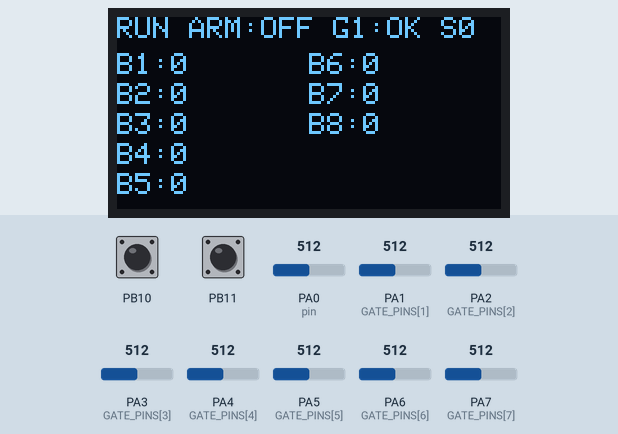
Recording of a program running on a simulated STM32 Blue Pill. On the bench: 128×64 one-colour display. The inputs (shaded band) are chosen by the test bench; at power-on: PA0 (pin) = 512, PB10 HIGH, PA1 (GATE_PINS[1]) = 512, PA2 (GATE_PINS[2]) = 512, PA3 (GATE_PINS[3]) = 512, PA4 (GATE_PINS[4]) = 512, PA5 (GATE_PINS[5]) = 512, PA6 (GATE_PINS[6]) = 512, PA7 (GATE_PINS[7]) = 512, PB11 HIGH. EEPROM starts erased.

Above: at 1.4 s.
1.5 s: PA0 (pin) set to 487
3.0 s: PA0 (pin) set to 463
4.5 s: PB10 pulled LOW for 0.15 s
At 6.1 s:
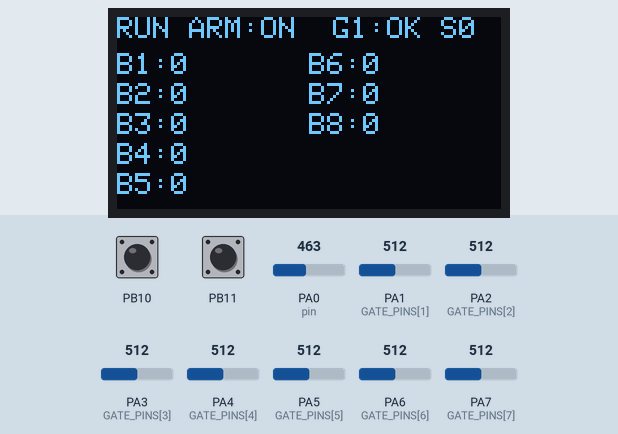
6.6 s: PA0 (pin) set to 610
At 9.2 s:
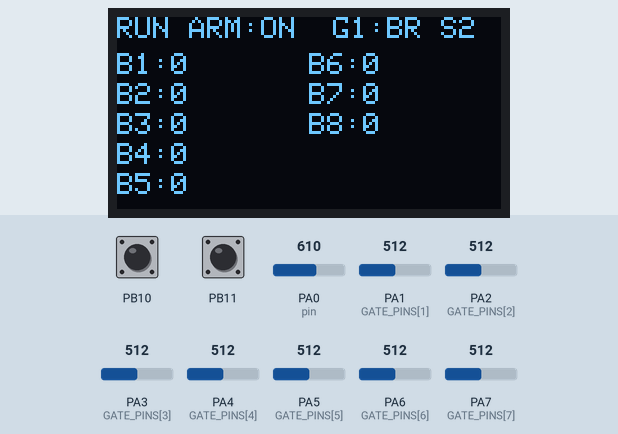
9.6 s: PB10 pulled LOW for 1 s
At 10.5 s:
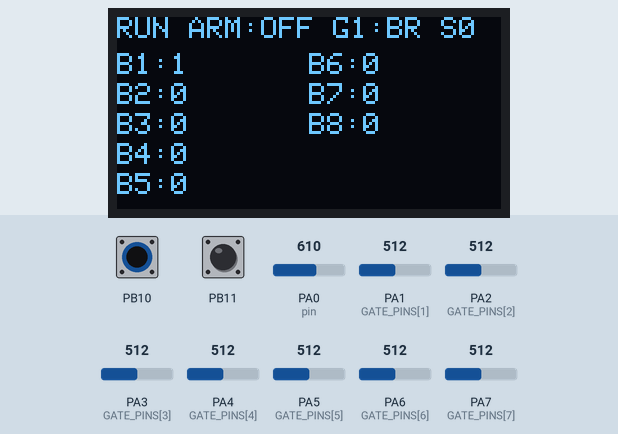
12.1 s: PB10 pulled LOW for 0.15 s
At 12.6 s:
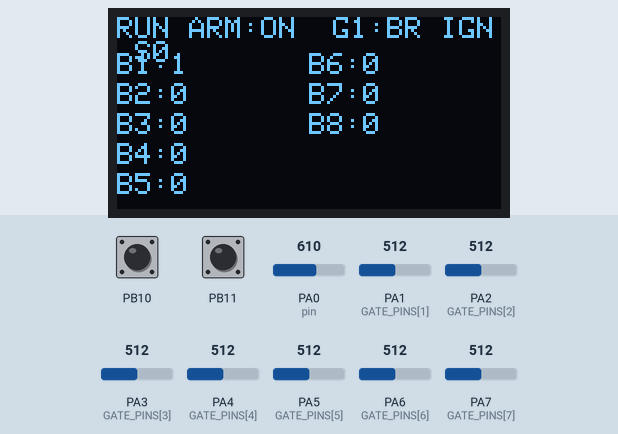
Timing chart, 0 to 15.1 s (numbered marks = the images above; inputs shaded):
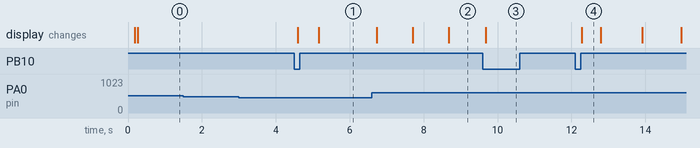

The program:

main.cpp
```cpp
#include <Arduino.h>
#include "config.h"
#include "Buzzer.h"
#include "UiOled.h"
#include "Storage.h"
#include "Gate.h"

// ------------------------------------------------------------
// Global
// ------------------------------------------------------------
static uint32_t gateCounts[GATE_COUNT] = {0};

static Buzzer  buzzer;
static UiOled  ui;
static Storage storage;

static AppMode mode = AppMode::Run;
static uint8_t selectedGate = 0; // 0..GATE_COUNT-1

static Gate gates[GATE_COUNT];

// ------------------------------------------------------------
// Debounce button (INPUT_PULLUP, active LOW)
// ------------------------------------------------------------
struct DebouncedButton {
  uint8_t pin = 0;
  uint8_t stable = HIGH;
  uint8_t last = HIGH;
  uint32_t lastChange = 0;

  void begin(uint8_t p) {
    pin = p;
    pinMode(pin, INPUT_PULLUP);
    stable = digitalRead(pin);
    last = stable;
    lastChange = millis();
  }

  uint8_t readStable(uint32_t now, uint32_t debounceMs = 25) {
    uint8_t r = digitalRead(pin);
    if (r != last) { last = r; lastChange = now; }
    if (now - lastChange > debounceMs) stable = last;
    return stable;
  }

  bool isPressed(uint32_t now) { return readStable(now) == LOW; }
};

static DebouncedButton btn1;
static DebouncedButton btn2;

// ------------------------------------------------------------
// Press-sequence tracker (counts PRESS events inside window)
// ------------------------------------------------------------
struct PressTracker {
  uint32_t windowStart = 0;
  uint32_t lastPressMs = 0;
  uint8_t  count = 0;

  bool lastPressed = false;

  bool updatePress(bool pressed, uint32_t nowMs) {
    bool pressEdge = (pressed && !lastPressed);
    lastPressed = pressed;
    if (!pressEdge) return false;

    if (count == 0) windowStart = nowMs;
    count++;
    lastPressMs = nowMs;
    return true;
  }

  uint8_t finalizeIfReady(uint32_t nowMs, uint32_t windowMs, uint32_t gapEndMs) {
    if (count == 0) return 0;

    bool windowExpired = (nowMs - windowStart) > windowMs;
    bool gapExpired    = (nowMs - lastPressMs) > gapEndMs;

    if (windowExpired || gapExpired) {
      uint8_t out = count;
      count = 0;
      windowStart = 0;
      lastPressMs = 0;
      return out;
    }
    return 0;
  }
};

static PressTracker btn1Seq;
static PressTracker btn2Seq;

// ------------------------------------------------------------
// DIAG metrics (per selected gate) based on getStrength()
// ------------------------------------------------------------
static int16_t metNow = 0;
static int16_t metPeak = 0;
static uint32_t peakUntil = 0;

static int16_t metMin = 32767;
static int16_t metMax = -32768;
static uint32_t noiseWindowStart = 0;

static void resetDiagMetrics(uint32_t nowMs) {
  metNow = 0;
  metPeak = 0;
  peakUntil = nowMs;

  metMin = 32767;
  metMax = -32768;
  noiseWindowStart = nowMs;
}

static void updateDiagMetrics(int16_t v, uint32_t nowMs) {
  metNow = v;

  // peak hold 1500 ms
  if (v > metPeak || nowMs > peakUntil) {
    metPeak = v;
    peakUntil = nowMs + 1500;
  }

  // noise okno 600 ms
  if (noiseWindowStart == 0) noiseWindowStart = nowMs;
  if (v < metMin) metMin = v;
  if (v > metMax) metMax = v;

  if ((nowMs - noiseWindowStart) >= 600) {
    noiseWindowStart = nowMs;
    metMin = v;
    metMax = v;
  }
}

static int16_t getNoise() {
  int32_t n = (int32_t)metMax - (int32_t)metMin;
  if (n < 0) n = 0;
  if (n > 32767) n = 32767;
  return (int16_t)n;
}

// ------------------------------------------------------------
// Helpers: mode toggle + signature sounds
// ------------------------------------------------------------
static void enterDiag() {
  uint32_t now = millis();
  mode = AppMode::Diag;
  selectedGate = 0;
  resetDiagMetrics(now);

  // 3 krátké (spec)
  buzzer.beepMs(2400, 60); delay(35);
  buzzer.beepMs(2400, 60); delay(35);
  buzzer.beepMs(2400, 60);
}

static void enterRun() {
  mode = AppMode::Run;
  buzzer.beepMs(1800, 240); // 1 dlouhé (spec)
}

static void toggleMode() {
  if (mode == AppMode::Run) enterDiag();
  else enterRun();
}

// ------------------------------------------------------------
// Setup
// ------------------------------------------------------------
void setup() {
  for (uint8_t i = 0; i < GATE_COUNT; i++) pinMode(GATE_PINS[i], INPUT_ANALOG);

  btn1.begin(BTN1_PIN);
  btn2.begin(BTN2_PIN);

  buzzer.begin(PZ_A, PZ_B);

  // Boot beep 2x (ověření)
  buzzer.beepMs(2000, 60); delay(60);
  buzzer.beepMs(2000, 60);

  storage.begin();
  storage.loadCounts(gateCounts, GATE_COUNT);

  ui.begin();

  for (uint8_t i = 0; i < GATE_COUNT; i++) gates[i].begin(GATE_PINS[i]);
}

// ------------------------------------------------------------
// RUN state per gate
// ------------------------------------------------------------
struct GateRunState {
  bool interrupted = false;
  uint32_t sinceMs = 0;
  bool counted = false;
};
static GateRunState runState[GATE_COUNT];

static void resetRunStates() {
  for (uint8_t i = 0; i < GATE_COUNT; i++) {
    runState[i].interrupted = false;
    runState[i].sinceMs = 0;
    runState[i].counted = false;
  }
}

// ------------------------------------------------------------
// Loop
// ------------------------------------------------------------
void loop() {
  uint32_t now = millis();

  // --- buttons stable ---
  bool b1 = btn1.isPressed(now);
  bool b2 = btn2.isPressed(now);

  // --- sequence counts ---
  btn1Seq.updatePress(b1, now);
  btn2Seq.updatePress(b2, now);

  // BTN1: 10x press => toggle RUN/DIAG
  uint8_t b1Done = btn1Seq.finalizeIfReady(now, DIAG_WINDOW_MS, TOGGLE_GAP_END_MS);
  if (b1Done >= DIAG_TOGGLES) toggleMode();

  // BTN2: in DIAG => 1x next gate, 3x setIdle(selected)
  if (mode == AppMode::Diag) {
    uint8_t b2Done = btn2Seq.finalizeIfReady(now, RESET_WINDOW_MS, TOGGLE_GAP_END_MS);
    if (b2Done == 1) {
      selectedGate = (uint8_t)((selectedGate + 1) % GATE_COUNT);
      buzzer.click();
      resetDiagMetrics(now);
    } else if (b2Done == 3) {
      gates[selectedGate].setIdle();
      resetDiagMetrics(now);
      buzzer.beepMs(2000, 70); delay(60);
      buzzer.beepMs(2000, 70);
    }
  }

  // BTN2: long press in RUN => reset counts
  static bool b2WasPressed = false;
  static uint32_t b2PressSince = 0;
  static bool b2LongDone = false;

  if (b2 && !b2WasPressed) { b2WasPressed = true; b2PressSince = now; b2LongDone = false; }
  else if (!b2 && b2WasPressed) { b2WasPressed = false; b2PressSince = 0; b2LongDone = false; }

  if (mode == AppMode::Run && b2WasPressed && !b2LongDone && (now - b2PressSince) >= BTN2_HOLD_RESET_MS) {
    b2LongDone = true;
    for (uint8_t i = 0; i < GATE_COUNT; i++) gateCounts[i] = 0;
    storage.saveCountsIfNeeded(gateCounts, GATE_COUNT, true);

    buzzer.beepMs(2000, 80); delay(80);
    buzzer.beepMs(2000, 80); delay(80);
    buzzer.beepMs(2000, 80);
  }

  // BTN1 short press => toggle ARM in RUN
  static bool armed = false;
  static bool b1WasPressed = false;
  static uint32_t ignoreUntil = 0;

  if (mode == AppMode::Run) {
    if (b1 && !b1WasPressed) {
      b1WasPressed = true;
      armed = !armed;

      if (armed) { ignoreUntil = now + ARM_IGNORE_MS; buzzer.click(); } // ARM ON = klik
      else { buzzer.off(); resetRunStates(); }                         // ARM OFF = ticho
    } else if (!b1 && b1WasPressed) b1WasPressed = false;
  } else {
    armed = false;
    b1WasPressed = b1;
  }

  // Update gates
  for (uint8_t i = 0; i < GATE_COUNT; i++) gates[i].update();

  // DIAG: selected gate meter + geiger
  if (mode == AppMode::Diag) {
    int16_t strength = gates[selectedGate].getStrength();
    updateDiagMetrics(strength, now);

    // zvuk DIAG nechávám na strength (zatím), spec percent doděláme později
    buzzer.tickDiagMeter(now, strength);

    UiState s;
    s.mode = AppMode::Diag;
    s.selectedGate = selectedGate;
    s.diff = metNow;
    s.diffPeak = metPeak;
    s.noise = getNoise();

    static uint32_t lastDraw = 0;
    if (now - lastDraw >= 120) { lastDraw = now; ui.draw(s, gateCounts, GATE_COUNT); }
    return;
  }

  // RUN: evaluate all gates, pick worst stage
  UiState s;
  s.mode = AppMode::Run;
  s.armed = armed;

  bool inIgnore = (armed && now < ignoreUntil);
  s.inIgnore = inIgnore;

  if (!armed || inIgnore) {
    buzzer.off();
    s.gate1Signal = !gates[0].isBroken(RUN_THR);
    s.stage = 0;
    s.interruptedMs = 0;

    static uint32_t lastDraw = 0;
    if (now - lastDraw >= 120) { lastDraw = now; ui.draw(s, gateCounts, GATE_COUNT); }
    delay(6);
    return;
  }

  uint8_t worstStage = 0;
  uint32_t longestInterruptedMs = 0;

  for (uint8_t i = 0; i < GATE_COUNT; i++) {
    bool broken = gates[i].isBroken(RUN_THR);

    if (broken) {
      if (!runState[i].interrupted) {
        runState[i].interrupted = true;
        runState[i].sinceMs = now;
        runState[i].counted = false;
      }
    } else {
      runState[i].interrupted = false;
      runState[i].counted = false;
      runState[i].sinceMs = 0;
    }

    if (runState[i].interrupted) {
      uint32_t ms = now - runState[i].sinceMs;
      if (ms > longestInterruptedMs) longestInterruptedMs = ms;

      uint8_t stage = 0;
      // SPEC: 0..1s ticho, 1..2s rychlé pípání, 2..3s táhlý tón, 3s+ alarm
      if      (ms < STAGE1_MS) stage = 0;
      else if (ms < STAGE2_MS) stage = 1;
      else if (ms < STAGE3_MS) stage = 2;
      else                     stage = 3;

      if (stage > worstStage) worstStage = stage;

      if (!runState[i].counted && ms >= COUNT_AT_MS) {
        gateCounts[i]++;
        runState[i].counted = true;
      }
    }
  }

  SoundMode sm = SoundMode::Off;
  // Mapujeme na existující režimy Buzzeru:
  //  - spec stage1 (1..2s) = rychlé pípání => GateInterruptedStage3
  //  - spec stage2 (2..3s) = táhlý tón     => GateInterruptedStage1
  //  - spec stage3 (3s+)   = siréna        => GateInterruptedSiren
  switch (worstStage) {
    default: sm = SoundMode::Off; break;
    case 0:  sm = SoundMode::Off; break;
    case 1:  sm = SoundMode::GateInterruptedStage3; break;
    case 2:  sm = SoundMode::GateInterruptedStage1; break;
    case 3:  sm = SoundMode::GateInterruptedSiren;  break;
  }

  // UI má jen gate1Signal => mapuju na B1
  s.gate1Signal = !gates[0].isBroken(RUN_THR);
  s.stage = worstStage;
  s.interruptedMs = longestInterruptedMs;

  buzzer.tick(sm, now);
  storage.saveCountsIfNeeded(gateCounts, GATE_COUNT, false);

  static uint32_t lastDraw = 0;
  if (now - lastDraw >= 120) { lastDraw = now; ui.draw(s, gateCounts, GATE_COUNT); }
}
```

Buzzer.cpp
```cpp
#include "Buzzer.h"
#include "config.h"

void Buzzer::begin(uint8_t pinA, uint8_t pinB) {
  _a = pinA; _b = pinB;
  pinMode(_a, OUTPUT);
  pinMode(_b, OUTPUT);
  off();
  _nextDiagBeepMs = 0;
}

void Buzzer::off() {
  digitalWrite(_a, LOW);
  digitalWrite(_b, LOW);
}

inline void Buzzer::toneStep(uint32_t halfPeriodUs) {
  digitalWrite(_a, HIGH);
  digitalWrite(_b, LOW);
  delayMicroseconds(halfPeriodUs);
  digitalWrite(_a, LOW);
  digitalWrite(_b, HIGH);
  delayMicroseconds(halfPeriodUs);
}

void Buzzer::toneChunk(uint16_t hz, uint16_t steps) {
  const uint32_t halfPeriodUs = 1000000UL / ((uint32_t)hz * 2UL);
  for (uint16_t i = 0; i < steps; i++) toneStep(halfPeriodUs);
}

void Buzzer::beepMs(uint16_t hz, uint16_t ms) {
  const uint32_t halfPeriodUs = 1000000UL / ((uint32_t)hz * 2UL);
  const uint32_t cycles = (uint32_t)ms * 1000UL / (halfPeriodUs * 2UL);
  for (uint32_t i = 0; i < cycles; i++) toneStep(halfPeriodUs);
  off();
}

void Buzzer::click() {
  beepMs(2400, 25);
}

uint16_t Buzzer::sirenFreq(uint32_t tMs) {
  const uint32_t period = (uint32_t)SIREN_SWEEP_MS * 2UL;
  uint32_t x = tMs % period;
  uint32_t up = (x <= SIREN_SWEEP_MS) ? x : (period - x);
  uint32_t span = (uint32_t)SIREN_HI_HZ - (uint32_t)SIREN_LO_HZ;
  return (uint16_t)((uint32_t)SIREN_LO_HZ + (span * up) / (uint32_t)SIREN_SWEEP_MS);
}

void Buzzer::tick(SoundMode mode, uint32_t nowMs) {
  switch (mode) {
    case SoundMode::Off:
      off();
      break;

    case SoundMode::GateInterruptedStage1:
      toneChunk(TONE_STAGE1_HZ);
      break;

    case SoundMode::GateInterruptedStage2: {
      uint32_t t = nowMs % BEEP1_PERIOD_MS;
      if (t < BEEP1_ON_MS) toneChunk(TONE_STAGE1_HZ);
      else { off(); delay(2); }
    } break;

    case SoundMode::GateInterruptedStage3: {
      uint32_t t = nowMs % BEEP2_PERIOD_MS;
      if (t < BEEP2_ON_MS) toneChunk(TONE_STAGE1_HZ);
      else { off(); delay(2); }
    } break;

    case SoundMode::GateInterruptedSiren:
      toneChunk(sirenFreq(nowMs));
      break;
  }
}

void Buzzer::tickDiagMeter(uint32_t nowMs, int16_t diff) {
  // pod prahem ticho
  if (diff < (int16_t)DELTA_ON) {
    off();
    // aby po návratu nezačal “okamžitě” v divné fázi
    if (_nextDiagBeepMs < nowMs) _nextDiagBeepMs = nowMs;
    return;
  }

  // mapování: diff nad DELTA_ON -> perioda 800..120 ms
  int32_t x = (int32_t)diff - (int32_t)DELTA_ON;
  if (x < 0) x = 0;

  // “perf” hranice: DELTA_ON + DIAG_DIFF_PERF
  int32_t xmax = (int32_t)DIAG_DIFF_PERF;
  if (x > xmax) x = xmax;

  int32_t period = (int32_t)DIAG_PERIOD_SLOW_MS
                 - ( (int32_t)(DIAG_PERIOD_SLOW_MS - DIAG_PERIOD_FAST_MS) * x ) / xmax;

  if (period < (int32_t)DIAG_PERIOD_FAST_MS) period = (int32_t)DIAG_PERIOD_FAST_MS;

  if (nowMs >= _nextDiagBeepMs) {
    beepMs(DIAG_BEEP_HZ, DIAG_BEEP_MS);
    _nextDiagBeepMs = nowMs + (uint32_t)period;
  } else {
    // nic – necháme loop běžet
    off();
  }
}
```

Buzzer.h
```cpp
#pragma once
#include <Arduino.h>

enum class SoundMode : uint8_t {
  Off = 0,
  GateInterruptedStage1,
  GateInterruptedStage2,
  GateInterruptedStage3,
  GateInterruptedSiren,
};

class Buzzer {
public:
  void begin(uint8_t pinA, uint8_t pinB);

  // Jednorázové pípnutí (používej pro boot/confirm)
  void beepMs(uint16_t hz, uint16_t ms);

  // 1x krátké “klik” potvrzení
  void click();

  void off();

  // RUN alarm tick (chunk)
  void tick(SoundMode mode, uint32_t nowMs);

  // DIAG “geiger” tick – pípá rychleji podle diff
  void tickDiagMeter(uint32_t nowMs, int16_t diff);

private:
  uint8_t _a = 255, _b = 255;

  // pro DIAG plánování pípnutí
  uint32_t _nextDiagBeepMs = 0;

  inline void toneStep(uint32_t halfPeriodUs);
  void toneChunk(uint16_t hz, uint16_t steps = 60);
  uint16_t sirenFreq(uint32_t tMs);
};
```

Gate.cpp
```cpp
#include "Gate.h"
#include "config.h"

void Gate::begin(uint8_t adcPin) {
  _pin = adcPin;
  _base = analogRead(_pin);
  _idle = 0;
  _idleSet = false;
  _brokenLatch = false;
}

void Gate::update() {
  uint16_t v = analogRead(_pin);

  // diff: buď v-base, nebo base-v (kvůli zapojení)
#if DIFF_INVERT
  int16_t diffNow = (int16_t)v - (int16_t)_base;
#else
  int16_t diffNow = (int16_t)_base - (int16_t)v;
#endif

  // Hystereze pro "rozbitý" stav
  int16_t absDiff = abs(diffNow);
  if (_brokenLatch) {
    if (absDiff < (int16_t)DELTA_OFF) _brokenLatch = false;
  } else {
    if (absDiff > (int16_t)DELTA_ON) _brokenLatch = true;
  }

  // baseline adaptace:
  // - v klidu pomalu sleduj prostředí
  // - v "rozbitém" stavu baseline téměř neměň (jinak diff časem spadne na ~0)
  uint8_t shift = _brokenLatch ? (uint8_t)10 : (uint8_t)BASE_SHIFT; // 1/1024 vs 1/64 default
  _base = (uint16_t)((int32_t)_base + (((int32_t)v - (int32_t)_base) >> shift));

  // ulož aktuální diff
#if DIFF_INVERT
  _diff = (int16_t)v - (int16_t)_base;
#else
  _diff = (int16_t)_base - (int16_t)v;
#endif
}

void Gate::setIdle() {
  _idle = _diff;
  _idleSet = true;
}

int16_t Gate::getDiff() const {
  return _diff;
}

int16_t Gate::getStrength() const {
  // Když idle není nastavené, nechceme 0 (to zabíjí DIAG i RUN).
  // Fallback = abs(diff).
  if (!_idleSet) return abs(_diff);
  return abs(_diff - _idle);
}

bool Gate::isBroken(uint16_t thr) const {
  return getStrength() > (int16_t)thr;
}
```

Gate.h
```cpp
#pragma once
#include <Arduino.h>

class Gate {
public:
  void begin(uint8_t adcPin);

  // volat pořád
  void update();

  // DIAG
  void setIdle();              // 3× klik
  int16_t getDiff() const;
  int16_t getStrength() const;

  // RUN
  bool isBroken(uint16_t thr) const;

  bool hasIdleSet() const { return _idleSet; }

private:
  uint8_t _pin;
  uint16_t _base = 0;
  int16_t  _diff = 0;
  int16_t  _idle = 0;
  bool     _idleSet = false;

  // hysterese: když je brána "rozbitá", nechceme aby baseline utekla k nové hodnotě
  bool _brokenLatch = false;
};
```

Storage.cpp
```cpp
#include "Storage.h"
#include "config.h"
#include <EEPROM.h>

static const int EEPROM_BASE_ADDR = 0;

void Storage::begin() {
  EEPROM.begin();
}

void Storage::loadCounts(uint32_t gateCounts[], uint8_t gateCount) {
  for (uint8_t i = 0; i < gateCount && i < 10; i++) {
    uint32_t v = 0xFFFFFFFFUL;
    EEPROM.get(EEPROM_BASE_ADDR + (int)i * (int)sizeof(uint32_t), v);
    if (v == 0xFFFFFFFFUL) v = 0;
    gateCounts[i] = v;
    _lastSaved[i] = v;
  }
}

void Storage::saveCountsIfNeeded(const uint32_t gateCounts[], uint8_t gateCount, bool force) {
  uint32_t now = millis();

  bool anyChange = force;
  if (!force) {
    for (uint8_t i = 0; i < gateCount && i < 10; i++) {
      if (gateCounts[i] != _lastSaved[i]) { anyChange = true; break; }
    }
  }
  if (!anyChange) return;
  if (!force && (now - _lastSaveMs) < SAVE_EVERY_MS) return;

  for (uint8_t i = 0; i < gateCount && i < 10; i++) {
    if (force || gateCounts[i] != _lastSaved[i]) {
      EEPROM.put(EEPROM_BASE_ADDR + (int)i * (int)sizeof(uint32_t), gateCounts[i]);
      _lastSaved[i] = gateCounts[i];
    }
  }
  _lastSaveMs = now;
}
```

Storage.h
```cpp
#pragma once
#include <Arduino.h>

class Storage {
public:
  void begin();
  void loadCounts(uint32_t gateCounts[], uint8_t gateCount);
  void saveCountsIfNeeded(const uint32_t gateCounts[], uint8_t gateCount, bool force = false);

private:
  uint32_t _lastSaveMs = 0;
  uint32_t _lastSaved[10] = {0};
};
```

UiOled.h
```cpp
#pragma once
#include <Arduino.h>

enum class AppMode : uint8_t {
  Run = 0,
  Diag = 1
};

struct UiState {
  AppMode mode = AppMode::Run;

  bool armed = false;         // v RUN
  bool gate1Signal = false;   // v RUN
  bool inIgnore = false;      // v RUN
  uint8_t stage = 0;          // 0..4 (RUN)
  uint32_t interruptedMs = 0; // RUN debug

  // společné / DIAG
  uint8_t selectedGate = 0;   // 0..9 (B1..B10)
  int16_t diff = 0;
  int16_t diffPeak = 0;
  int16_t noise = 0;
};

class UiOled {
public:
  bool begin();
  void draw(const UiState& s, const uint32_t gateCounts[], uint8_t gateCount);

private:
  bool _ok = false;
};
```

Source omitted: UiOled.cpp (1976 bytes), config.h (2638 bytes)

Measured:
- after the input at 1.5 s, every drawn part: stays the same
- after the input at 3.0 s, every drawn part: stays the same
- after the input at 4.5 s, the display: first changes after 0.09 s (image 1 shows a later state)
- after the input at 6.6 s, the display: first changes after 0.13 s (image 2 shows a later state)
- after the input at 9.6 s, the display: changes after 0.09 s (image 3)
- after the input at 12.1 s, the display: changes after 0.17 s (image 4)
- what the display in image 4 shows lasts 0.5 s, from 12.3 s to 12.8 s
